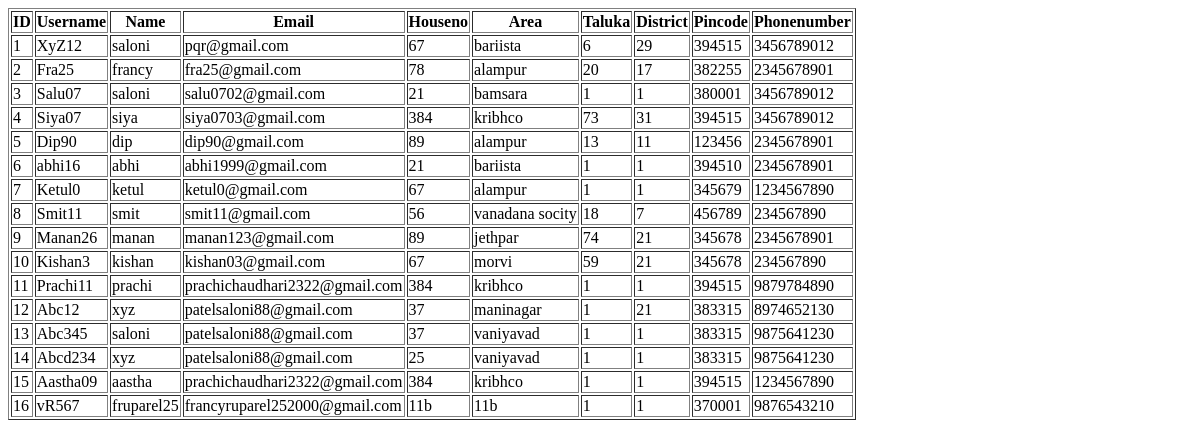
Before: /viewcustomer with the older database file.
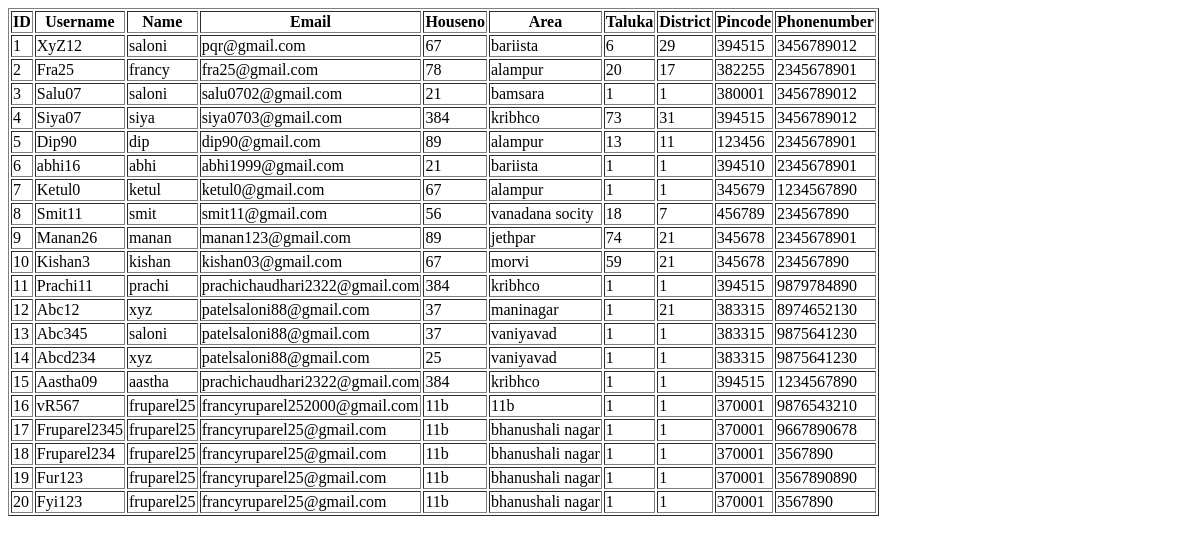
After: the same page with the newer database file.
### database.py (models this page shows, shortened)
class Customer(db.Model,UserMixin):
	id = db.Column(db.Integer,primary_key=True)
	username = db.Column(db.String(20),unique=True,nullable=False)
	name = db.Column(db.String(20),nullable=False)
	email = db.Column(db.String(120),nullable=False)
	houseno = db.Column(db.Integer,nullable=False)
	area = db.Column(db.String(120),nullable=False)
	taluka = db.Column(db.String(120),nullable=False)
	district = db.Column(db.String(120),nullable=False)
	pincode = db.Column(db.Integer,nullable=False)
	PhoneNumber = db.Column(db.Integer,nullable=False)
	password = db.Column(db.String(20),nullable=False)

### new.py (the view)
@app.route("/viewcustomer",methods=['GET','POST'])
def viewcustomer():
	data = Customer.query.all()
	return render_template('viewcustomer.html',customers = Customer.query.all())

### template/viewcustomer.html
{% block body %}
<div class="align-center">
    <form action="{{ url_for('viewcustomer') }}" method="POST">
       <table class="table" border="1|0">
         <thead>
            <tr>
                <th>ID</th>
                <th>Username</th>
                <th>Name</th>
                <th>Email</th>
                <th>Houseno</th>
                <th>Area</th>
                <th>Taluka</th>
                <th>District</th>
                <th>Pincode</th>
                <th>Phonenumber</th>
            </tr>
         </thead>
         <tbody>
            {% for customer in customers %}
               <tr>
                  <td>{{ customer.id }}</td></td>
                  <td>{{ customer.username }}</td>
                  <td>{{ customer.name }}</td>
                  <td>{{ customer.email }}</td>
                  <td>{{ customer.houseno }}</td>
                  <td>{{ customer.area }}</td>
                  <td>{{ customer.taluka }}</td>
                  <td>{{ customer.district }}</td>
                  <td>{{ customer.pincode }}</td>
                  <td>{{ customer.PhoneNumber }}</td>
               </tr>
            {% endfor %}
         </tbody>
      </table>
    </form>
</div>
{% endblock %}

Changed rows visible on the page:
added Customer: id "17", username "Fruparel2345", name "fruparel25", email "francyruparel25@gmail.com", houseno "11b", area "bhanushali nagar", taluka "1", district "1", pincode "370001", PhoneNumber "9667890678"
added Customer: id "18", username "Fruparel234", name "fruparel25", email "francyruparel25@gmail.com", houseno "11b", area "bhanushali nagar", taluka "1", district "1", pincode "370001", PhoneNumber "3567890"
added Customer: id "19", username "Fur123", name "fruparel25", email "francyruparel25@gmail.com", houseno "11b", area "bhanushali nagar", taluka "1", district "1", pincode "370001", PhoneNumber "3567890890"
added Customer: id "20", username "Fyi123", name "fruparel25", email "francyruparel25@gmail.com", houseno "11b", area "bhanushali nagar", taluka "1", district "1", pincode "370001", PhoneNumber "3567890"
